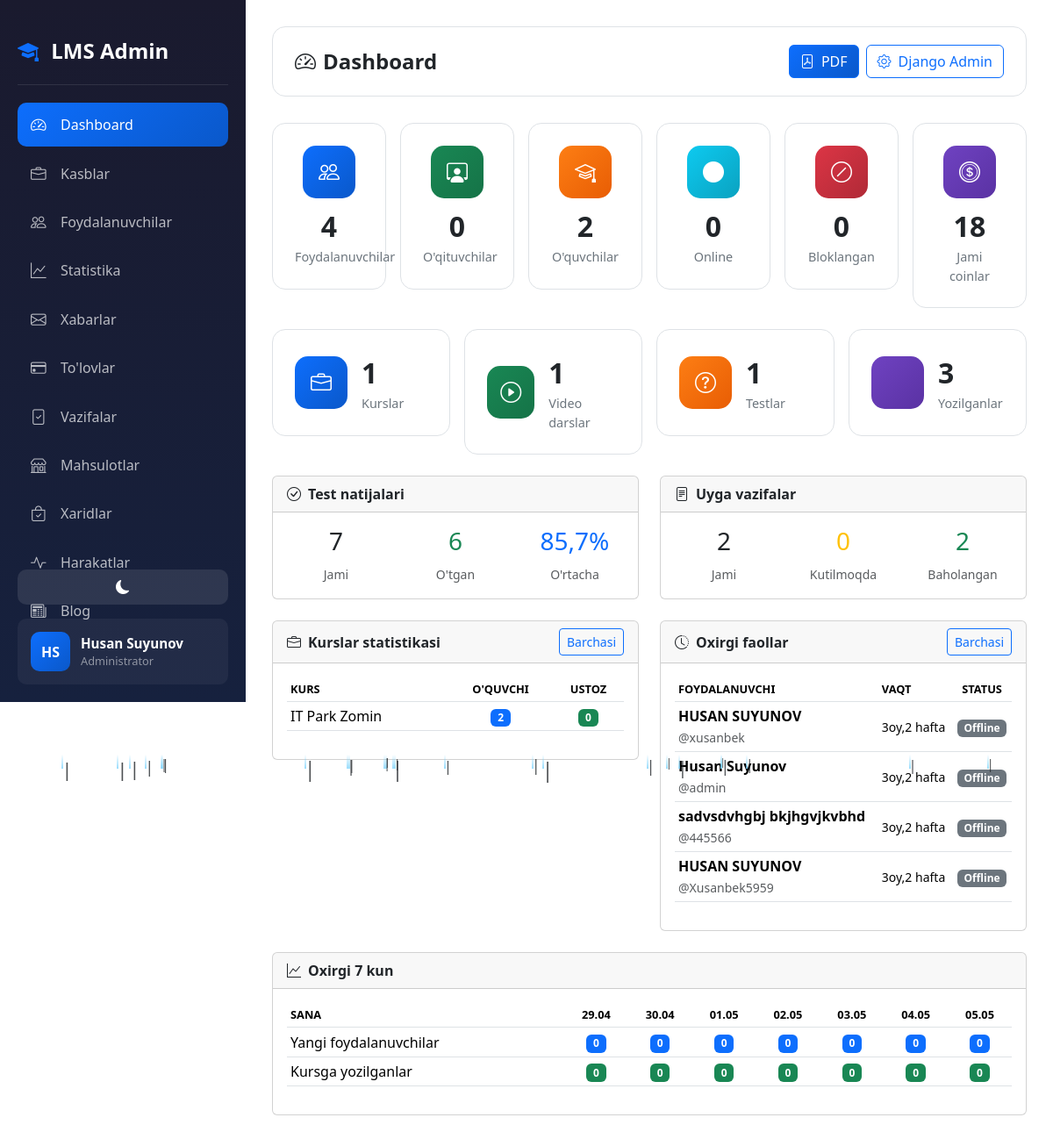
/dashboard/ (signed in), run on an earlier commit of the app's database.
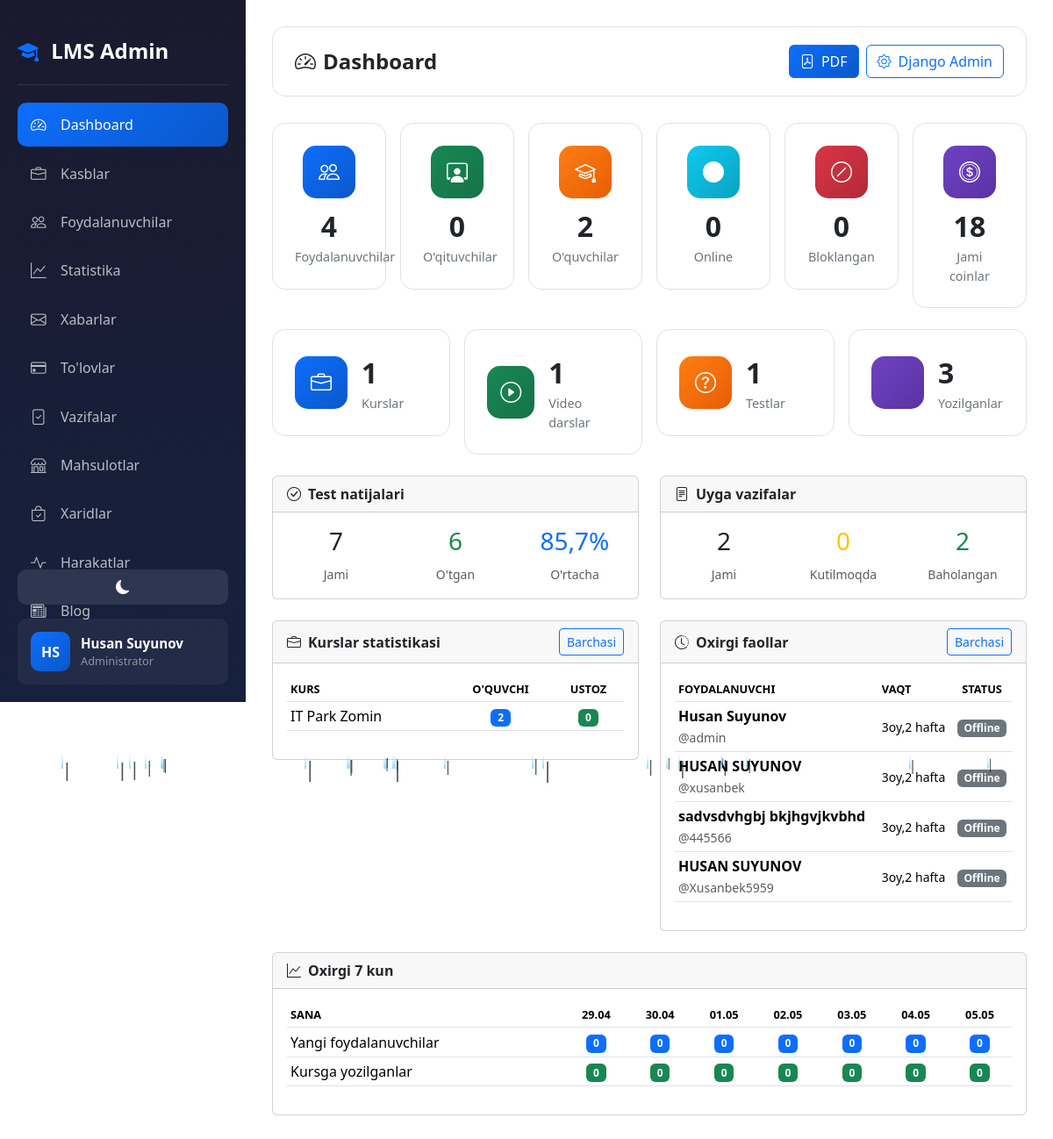
And on a later commit of the database.
### accounts/models.py (models this page shows, shortened)
class Profession(models.Model):
    name = models.CharField(max_length=200, verbose_name="Kasb nomi")
    photo = models.ImageField(upload_to='professions/', verbose_name="Rasm")
    description = models.TextField(verbose_name="Kasb haqida")
    created_at = models.DateTimeField(auto_now_add=True)
    class Meta:
        verbose_name = "Kasb"
        verbose_name_plural = "Kasblar"
        ordering = ['-created_at']

class CustomUser(AbstractUser):
    ROLE_CHOICES = (
        ('admin', 'Admin'),
        ('teacher', 'O\'qituvchi'),
        ('student', 'O\'quvchi'),
    )
    first_name = models.CharField(max_length=100, verbose_name="Ism")
    last_name = models.CharField(max_length=100, verbose_name="Familiya")
    phone = models.CharField(max_length=20, unique=True, verbose_name="Telefon raqam")
    role = models.CharField(max_length=20, choices=ROLE_CHOICES, default='student', verbose_name="Rol")
    photo = models.ImageField(upload_to='profiles/', blank=True, null=True, verbose_name="Profil rasmi")
    profession = models.ForeignKey(Profession, on_delete=models.SET_NULL, null=True, blank=True, related_name='students', verbose_name="Yo'nalish")
    is_blocked = models.BooleanField(default=False, verbose_name="Bloklangan")
    last_activity = models.DateTimeField(null=True, blank=True, verbose_name="Oxirgi faollik")
    bio = models.TextField(blank=True, null=True, verbose_name="O'zi haqida")
    coins = models.IntegerField(default=0, verbose_name="Coinlar")
    total_online_time = models.IntegerField(default=0, verbose_name="Jami online vaqt (daqiqa)")
    address = models.CharField(max_length=300, blank=True, null=True, verbose_name="Yashash manzili")
    birth_date = models.DateField(null=True, blank=True, verbose_name="Tug'ilgan kuni")
    id_card = models.FileField(upload_to='documents/id_cards/', blank=True, null=True, verbose_name="ID karta/Pasport")
    birth_certificate = models.FileField(upload_to='documents/birth_certificates/', blank=True, null=True, verbose_name="Tug'ilganlik haqida guvohnoma")
    @property
    def is_admin(self):
        return self.role == 'admin'
    @property
    def is_online(self):
        if self.last_activity:
            now = timezone.now()
            diff = now - self.last_activity
            return diff.total_seconds() < 300
        return False
    @property
    def full_name(self):
        return f"{self.first_name} {self.last_name}"
    class Meta:
        verbose_name = "Foydalanuvchi"
        verbose_name_plural = "Foydalanuvchilar"

### accounts/views.py (the view)
# urls.py: path('dashboard/', views.admin_dashboard, name='admin_dashboard'),
@login_required
def admin_dashboard(request):
    if not request.user.is_admin:
        messages.error(request, "Sizda admin paneliga kirish huquqi yo'q!")
        return redirect('home')
    total_users = CustomUser.objects.count()
    total_teachers = CustomUser.objects.filter(role='teacher').count()
    total_students = CustomUser.objects.filter(role='student').count()
    total_professions = Profession.objects.count()
    blocked_users = CustomUser.objects.filter(is_blocked=True).count()
    online_users = sum(1 for u in CustomUser.objects.all() if u.is_online)
    total_lessons = Lesson.objects.count()
    total_videos = VideoLesson.objects.count()
    total_tests = Test.objects.count()
    total_homeworks = Homework.objects.count()
    total_enrollments = CourseEnrollment.objects.count()
    total_certificates = Certificate.objects.count()
    total_coins = CustomUser.objects.aggregate(total=Sum('coins'))['total'] or 0
    total_test_results = TestResult.objects.count()
    passed_tests = TestResult.objects.filter(passed=True).count()
    avg_test_score = TestResult.objects.aggregate(avg=Avg('score'))['avg'] or 0
    pending_homeworks = HomeworkSubmission.objects.filter(status='pending').count()
    graded_homeworks = HomeworkSubmission.objects.filter(status='graded').count()
    profession_stats = Profession.objects.annotate(
        student_count=Count('enrollments', filter=Q(enrollments__user__role='student')),
        teacher_count=Count('students', filter=Q(students__role='teacher'))
    )
    recent_users = CustomUser.objects.filter(last_activity__isnull=False).order_by('-last_activity')[:10]
    today = timezone.now().date()
    daily_stats = []
    for i in range(6, -1, -1):
        day = today - timedelta(days=i)
        daily_stats.append({
            'date': day,
            'users': CustomUser.objects.filter(date_joined__date=day).count(),
            'enrollments': CourseEnrollment.objects.filter(enrolled_at__date=day).count(),
        })
    context = {
        'total_users': total_users,
        'total_teachers': total_teachers,
        'total_students': total_students,
        'total_professions': total_professions,
        'blocked_users': blocked_users,
        'online_users': online_users,
        'total_lessons': total_lessons,
        'total_videos': total_videos,
        'total_tests': total_tests,
        'total_homeworks': total_homeworks,
        'total_enrollments': total_enrollments,
        'total_certificates': total_certificates,
        'total_coins': total_coins,
        'total_test_results': total_test_results,
        'passed_tests': passed_tests,
        'avg_test_score': round(avg_test_score, 1),
        'pending_homeworks': pending_homeworks,
        'graded_homeworks': graded_homeworks,
        'profession_stats': profession_stats,
        'recent_users': recent_users,
        'daily_stats': daily_stats,
    }
    return render(request, 'accounts/admin/dashboard.html', context)

### accounts/management/commands/check_birthdays.py (called while the page is built, shortened)
    def handle(self, *args, **kwargs):
        today = timezone.now().date()
        users = CustomUser.objects.filter(birth_date__day=today.day, birth_date__month=today.month)
        if not users.exists():
            self.stdout.write(self.style.SUCCESS('No birthdays today.'))
            return

### accounts/templates/accounts/admin/dashboard.html (shortened to what the changed rows need)
{% extends 'accounts/admin/base_admin.html' %}
{% block admin_content %}
<div class="top-bar">
    <h1 class="page-title"><i class="bi bi-speedometer2 me-2"></i>Dashboard</h1>
</div>
<div class="row g-4">
    <div class="col-lg-6 mb-4">
        <div class="card">
            <div class="card-body">
                {% if profession_stats %}
                <div class="table-responsive">
                    <table class="table table-sm">
                        <thead>
                            <tr>
                                <th>Kurs</th>
                                <th class="text-center">O'quvchi</th>
                                <th class="text-center">Ustoz</th>
                            </tr>
                        </thead>
                        <tbody>
                            {% for p in profession_stats %}
                            <tr>
                                <td>{{ p.name }}</td>
                                <td class="text-center"><span class="badge bg-primary">{{ p.student_count }}</span></td>
                                <td class="text-center"><span class="badge bg-success">{{ p.teacher_count }}</span></td>
                            </tr>
                            {% endfor %}
                        </tbody>
                    </table>
                </div>
                {% else %}
                <p class="text-muted text-center py-3">Kurslar mavjud emas</p>
                {% endif %}
            </div>
        </div>
    </div>
    <div class="col-lg-6 mb-4">
        <div class="card">
            <div class="card-body">
                {% if recent_users %}
                <div class="table-responsive">
                    <table class="table table-sm">
                        <thead>
                            <tr>
                                <th>Foydalanuvchi</th>
                                <th>Vaqt</th>
                                <th class="text-center">Status</th>
                            </tr>
                        </thead>
                        <tbody>
                            {% for u in recent_users %}
                            <tr>
                                <td>
                                    <strong>{{ u.full_name }}</strong>
                                    <br><small class="text-muted">@{{ u.username }}</small>
                                </td>
                                <td><small>{{ u.last_activity|timesince }}</small></td>
                                <td class="text-center">
                                    {% if u.is_online %}
                                    <span class="badge bg-success">Online</span>
                                    {% else %}
                                    <span class="badge bg-secondary">Offline</span>
                                    {% endif %}
                                </td>
                            </tr>
                            {% endfor %}
                        </tbody>
                    </table>
                </div>
                {% else %}
                <p class="text-muted text-center py-3">Ma'lumot yo'q</p>
                {% endif %}
            </div>
        </div>
    </div>
</div>
<div class="card">
    <div class="card-body">
        <div class="table-responsive">
            <table class="table table-sm">
                <thead>
                    <tr>
                        <th>Sana</th>
                        {% for day in daily_stats %}
                        <th class="text-center">{{ day.date|date:"d.m" }}</th>
                        {% endfor %}
                    </tr>
                </thead>
                <tbody>
                    <tr>
                        {% for day in daily_stats %}
                        <td class="text-center"><span class="badge bg-primary">{{ day.users }}</span></td>
                        {% endfor %}
                    </tr>
                    <tr>
                        {% for day in daily_stats %}
                        <td class="text-center"><span class="badge bg-success">{{ day.enrollments }}</span></td>
                        {% endfor %}
                    </tr>
                </tbody>
            </table>
        </div>
    </div>
</div>
{% endblock %}

### accounts/templates/accounts/admin/base_admin.html (shortened to what the changed rows need)
<!DOCTYPE html>
<html lang="uz" data-bs-theme="light">
<head>
    {% load static %}
    <link rel="stylesheet" href="{% static 'css/base_admin.css' %}">
    <link rel="stylesheet" href="{% static 'effects/weather_effect.css' %}">
    <link href="https://cdn.jsdelivr.net/npm/bootstrap@5.3.2/dist/css/bootstrap.min.css" rel="stylesheet">
    <link href="https://cdn.jsdelivr.net/npm/bootstrap-icons@1.11.1/font/bootstrap-icons.css" rel="stylesheet">
</head>
<body>
    <div class="sidebar">
        <div class="sidebar-footer">
            <div class="user-info">
                <div class="user-avatar">
                    {{ user.first_name.0 }}{{ user.last_name.0 }}
                </div>
                <div>
                    <div class="user-name">{{ user.first_name }} {{ user.last_name }}</div>
                    <div class="user-role">Administrator</div>
                </div>
            </div>
        </div>
    </div>
    <div class="main-content">
        {% block admin_content %}{% endblock %}
    </div>
</body>
</html>

What changed in the data, as far as the page shows it:
changed CustomUser "Husan Suyunov": moves up the list
